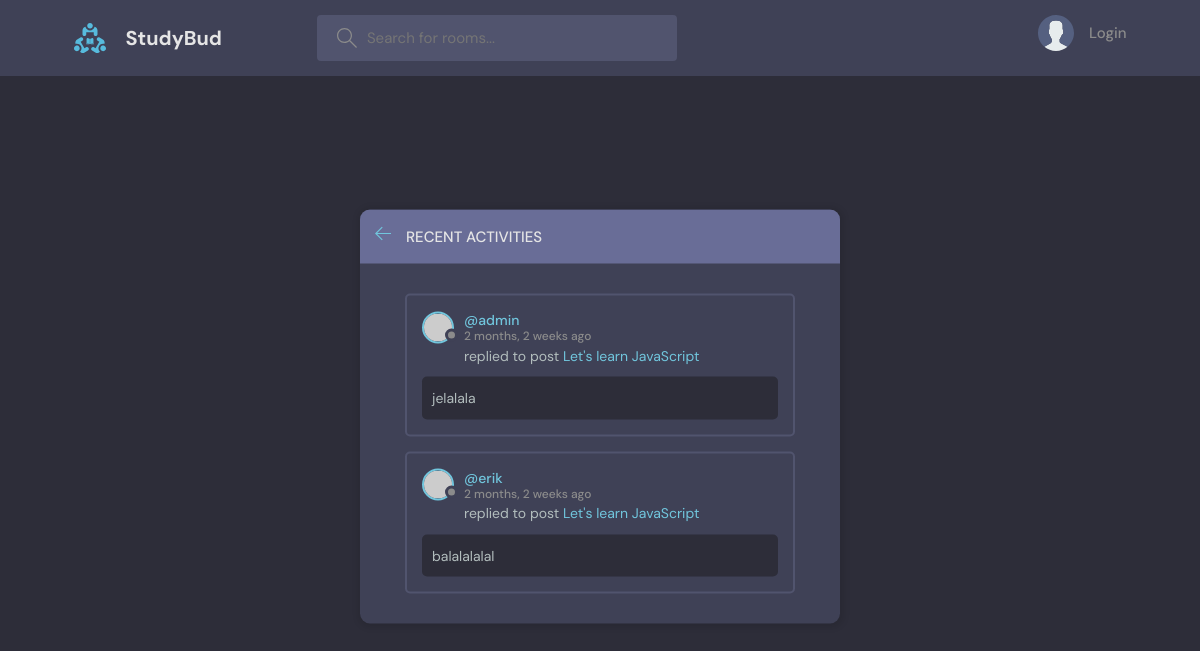
/activities/, run on an earlier commit of the app's database.
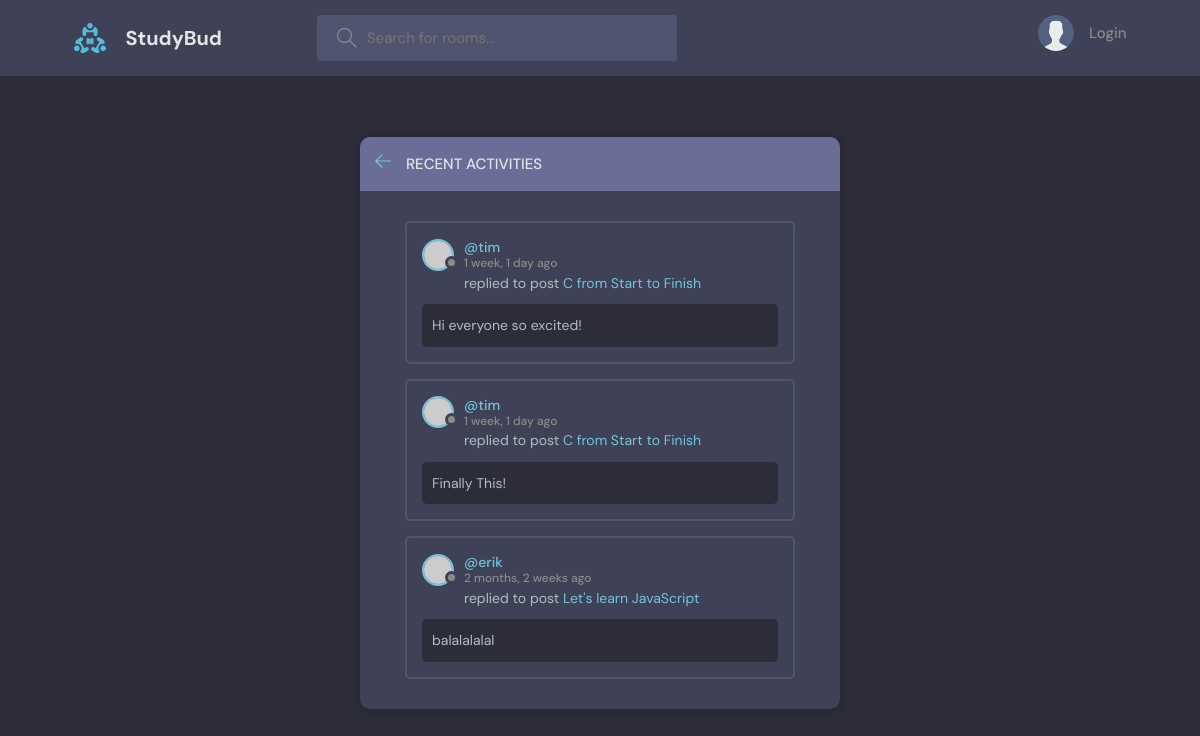
And on a later commit of the database.
### base/models.py (models this page shows, shortened)
class Message(models.Model):
    user = models.ForeignKey(User, on_delete=models.CASCADE)
    room = models.ForeignKey(Room, on_delete=models.CASCADE)
    body = models.TextField()
    created = models.DateTimeField(auto_now_add=True)
    updated = models.DateTimeField(auto_now=True)
    class Meta:
        ordering = ['-updated', '-created']

class Room(models.Model):
    host = models.ForeignKey(User, on_delete=models.SET_NULL, null=True)
    topic = models.ForeignKey(Topic, on_delete=models.CASCADE)
    name = models.CharField(max_length=50)
    description = models.TextField()
    participants = models.ManyToManyField(User, related_name='participants', blank=True)
    created = models.DateTimeField(auto_now_add=True)
    updated = models.DateTimeField(auto_now=True)
    class Meta:
        ordering = ['-updated', '-created']
    def __str__(self):
        return self.name

### base/views.py (the view)
# urls.py: path('activities/', views.activitiesPage, name='activities'),
def activitiesPage(request):
    room_messages = Message.objects.all()
    context = {'room_messages':room_messages}
    return render(request, 'base/activity.html', context)

### base/templates/base/activity.html (shortened to what this page needs)
{% extends 'base.html' %} {% block content %}
<main class="layout">
  <div class="container">
    <div class="layout__box">
      <div class="layout__boxHeader">
        <div class="layout__boxTitle">
          <a href="{{request.META.HTTP_REFERER}}">
            <svg
              version="1.1"
              xmlns="http://www.w3.org/2000/svg"
              width="32"
              height="32"
              viewBox="0 0 32 32"
            >
              <title>arrow-left</title>
              <path
                d="M13.723 2.286l-13.723 13.714 13.719 13.714 1.616-1.611-10.96-10.96h27.625v-2.286h-27.625l10.965-10.965-1.616-1.607z"
              ></path>
            </svg>
          </a>
          <h3>Recent Activities</h3>
        </div>
      </div>
      <div class="activities-page layout__body">
        {% for message in room_messages %}
        <div class="activities__box">
          <div class="activities__boxHeader roomListRoom__header">
            <a
              href="{% url 'user-profile' message.user.id %}"
              class="roomListRoom__author"
            >
              <div class="avatar avatar--small">
                <img src="https://randomuser.me/api/portraits/women/11.jpg" />
              </div>
              <p>
                @{{message.user}}
                <span>{{message.created|timesince}} ago</span>
              </p>
            </a>
          </div>
          <div class="activities__boxContent">
            <p>
              replied to post
              <a href="{% url 'room' message.room.id %}">{{message.room}}</a>
            </p>
            <div class="activities__boxRoomContent">{{message.body}}</div>
          </div>
        </div>
        {% endfor %}
      </div>
    </div>
  </div>
</main>
{% endblock content %}

What changed in the data, as far as the page shows it:
removed Message: user "admin", created "2 months, 2 weeks", room "Let's learn JavaScript", body "jelalala"
added Message: user "tim", created "1 week, 1 day", room "C from Start to Finish", body "Hi everyone so excited!"
added Message: user "tim", created "1 week, 1 day", room "C from Start to Finish", body "Finally This!"
